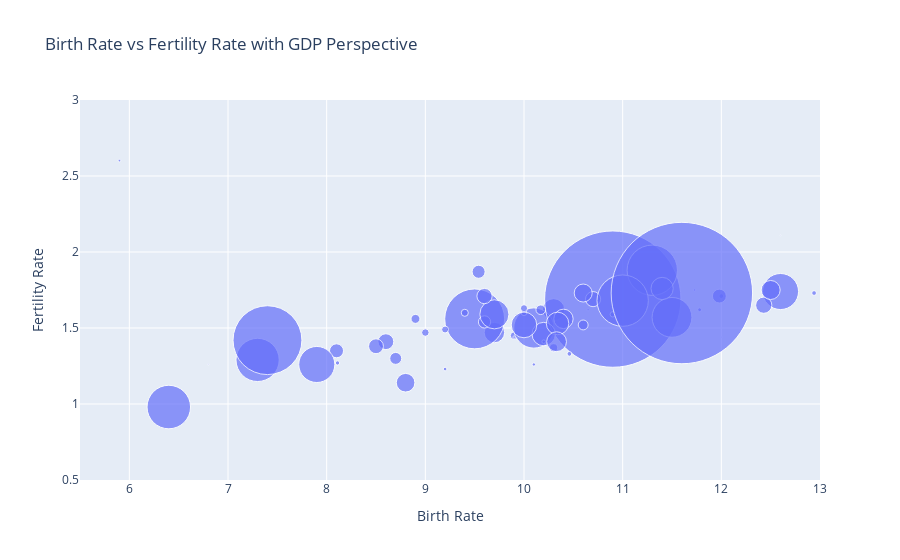

The code cell stored with this chart in its notebook:
### Markdown cell above
###  Analyze Birth Rate, Fertility Rate, and GDP
Let's use the  Plotly Express to create an interactive scatter plot that showcases the relationship between birth rate and fertility rate. The size of each marker will correspond to the GDP of the respective country. Hovering over a marker will reveal the name of the country, allowing for easy identification. This dynamic visualization provides insights into how birth rate and fertility rate relate to each other, taking GDP into account.

### Code cell
marker_sizes = df['GDP'] / df['GDP'].max() * 150

fig = px.scatter(df, x='Birth Rate', y='Fertility Rate', size='GDP',
                 hover_name='Country', size_max=100,
                 labels={'Birth Rate': 'Birth Rate', 'Fertility Rate': 'Fertility Rate'},
                 title='Birth Rate vs Fertility Rate with GDP Perspective')

fig.update_traces(marker=dict(opacity=0.7))
fig.update_layout(xaxis=dict(range=[5.5, 13]), yaxis=dict(range=[0.5, 3]))
fig.show()

### Figure 1 — Plotly figure (JSON) as saved in the notebook; plotly's stock layout.template omitted (floating-point values rounded to 4 significant figures; data arrays with more than 128 entries replaced by an {"elided": "..."} marker saying what was removed)
{"data": [{"hovertemplate": "<b>%{hovertext}</b><br><br>Birth Rate=%{x}<br>Fertility Rate=%{y}<br>GDP=%{marker.size}<extra></extra>", "hovertext": {"elided": "195 str values"}, "legendgroup": "", "marker": {"color": "#636efa", "opacity": 0.7, "size": {"elided": "195 float values"}, "sizemode": "area", "sizeref": 2142770000, "symbol": "circle"}, "mode": "markers", "name": "", "orientation": "v", "showlegend": false, "type": "scatter", "x": {"elided": "195 float values"}, "xaxis": "x", "y": {"elided": "195 float values"}, "yaxis": "y"}], "layout": {"legend": {"itemsizing": "constant", "tracegroupgap": 0}, "title": {"text": "Birth Rate vs Fertility Rate with GDP Perspective"}, "xaxis": {"anchor": "y", "domain": [0, 1], "range": [5.5, 13], "title": {"text": "Birth Rate"}}, "yaxis": {"anchor": "x", "domain": [0, 1], "range": [0.5, 3], "title": {"text": "Fertility Rate"}}}}
